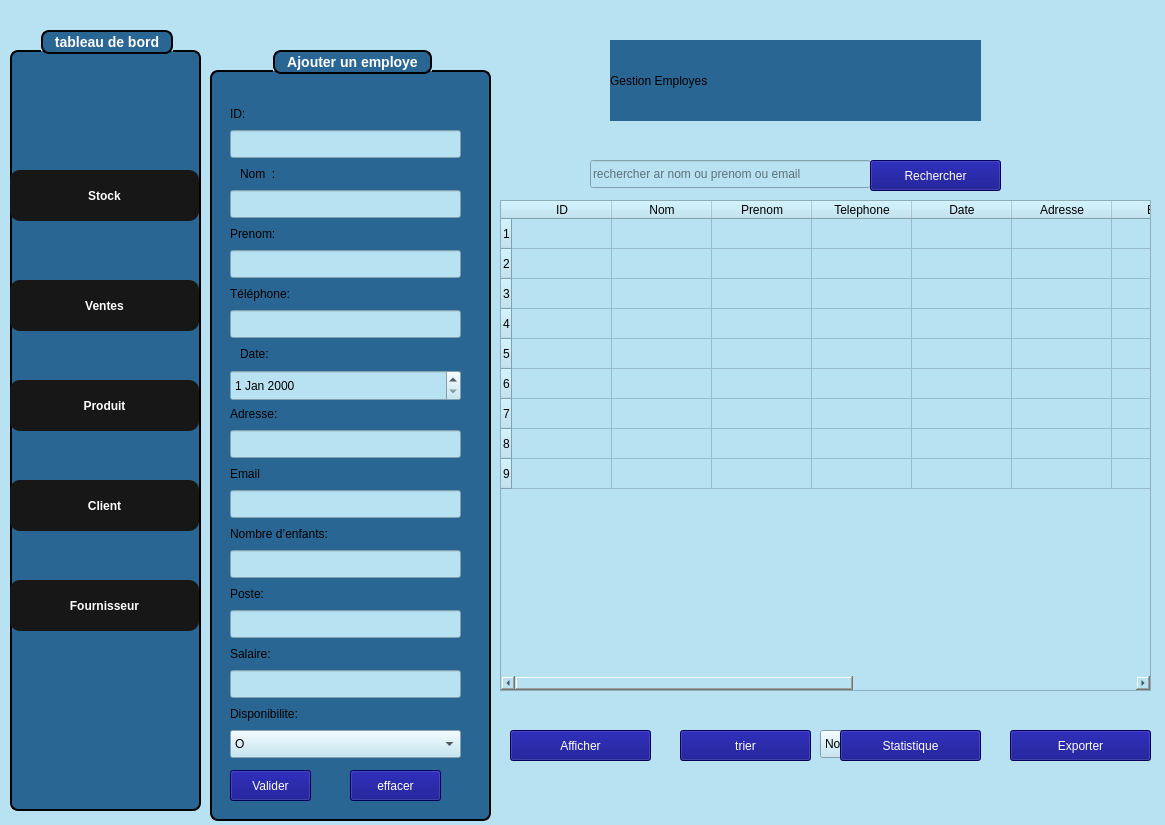
<?xml version="1.0" encoding="UTF-8"?>
<ui version="4.0">
 <class>gestionemploye00</class>
 <widget class="QWidget" name="gestionemploye00">
  <property name="geometry">
   <rect>
    <x>0</x>
    <y>0</y>
    <width>1165</width>
    <height>825</height>
   </rect>
  </property>
  <property name="windowTitle">
   <string>gestionemploye00</string>
  </property>
  <property name="styleSheet">
   <string notr="true">background-color: rgb(184, 226, 242);</string>
  </property>
  <widget class="QLabel" name="label_11">
   <property name="geometry">
    <rect>
     <x>610</x>
     <y>40</y>
     <width>371</width>
     <height>81</height>
    </rect>
   </property>
   <property name="styleSheet">
    <string notr="true">background-color: rgb(41, 102, 148);
font: 28pt &quot;Segoe MDL2 Assets&quot;;
</string>
   </property>
   <property name="text">
    <string>Gestion Employes</string>
   </property>
  </widget>
  <widget class="QLabel" name="logoLabel">
   <property name="geometry">
    <rect>
     <x>1050</x>
     <y>20</y>
     <width>80</width>
     <height>80</height>
    </rect>
   </property>
   <property name="minimumSize">
    <size>
     <width>60</width>
     <height>60</height>
    </size>
   </property>
   <property name="maximumSize">
    <size>
     <width>80</width>
     <height>80</height>
    </size>
   </property>
   <property name="text">
    <string/>
   </property>
   <property name="pixmap">
    <pixmap resource="resources.qrc">:/images/logof.jpg</pixmap>
   </property>
   <property name="scaledContents">
    <bool>true</bool>
   </property>
   <property name="alignment">
    <set>Qt::AlignmentFlag::AlignCenter</set>
   </property>
  </widget>
  <widget class="QLineEdit" name="lineEdit_12">
   <property name="geometry">
    <rect>
     <x>590</x>
     <y>160</y>
     <width>281</width>
     <height>28</height>
    </rect>
   </property>
   <property name="styleSheet">
    <string notr="true">color: rgb(0, 0, 0);</string>
   </property>
   <property name="text">
    <string/>
   </property>
   <property name="placeholderText">
    <string>rechercher ar nom ou prenom ou email</string>
   </property>
  </widget>
  <widget class="QPushButton" name="pushButton_4">
   <property name="geometry">
    <rect>
     <x>870</x>
     <y>160</y>
     <width>131</width>
     <height>31</height>
    </rect>
   </property>
   <property name="styleSheet">
    <string notr="true">background-color: rgb(0, 0, 127);
color:white;</string>
   </property>
   <property name="text">
    <string>Rechercher</string>
   </property>
  </widget>
  <widget class="QTableWidget" name="tableWidget">
   <property name="geometry">
    <rect>
     <x>500</x>
     <y>200</y>
     <width>651</width>
     <height>491</height>
    </rect>
   </property>
   <property name="styleSheet">
    <string notr="true">color: rgb(0, 0, 0);</string>
   </property>
   <row/>
   <row/>
   <row/>
   <row/>
   <row/>
   <row/>
   <row/>
   <row/>
   <row/>
   <column>
    <property name="text">
     <string>ID</string>
    </property>
   </column>
   <column>
    <property name="text">
     <string>Nom</string>
    </property>
   </column>
   <column>
    <property name="text">
     <string>Prenom</string>
    </property>
   </column>
   <column>
    <property name="text">
     <string>Telephone</string>
    </property>
   </column>
   <column>
    <property name="text">
     <string>Date</string>
    </property>
   </column>
   <column>
    <property name="text">
     <string>Adresse</string>
    </property>
   </column>
   <column>
    <property name="text">
     <string>Email</string>
    </property>
   </column>
   <column>
    <property name="text">
     <string>Nouvelle colonne</string>
    </property>
   </column>
   <column>
    <property name="text">
     <string>Poste</string>
    </property>
   </column>
   <column>
    <property name="text">
     <string>Nouvelle colonne</string>
    </property>
   </column>
   <column>
    <property name="text">
     <string>Disponibilite</string>
    </property>
   </column>
  </widget>
  <widget class="QPushButton" name="pushButton_3">
   <property name="geometry">
    <rect>
     <x>510</x>
     <y>730</y>
     <width>141</width>
     <height>31</height>
    </rect>
   </property>
   <property name="styleSheet">
    <string notr="true">background-color: rgb(0, 0, 127);
color:white;</string>
   </property>
   <property name="text">
    <string>Afficher</string>
   </property>
  </widget>
  <widget class="QPushButton" name="pushButton_5">
   <property name="geometry">
    <rect>
     <x>680</x>
     <y>730</y>
     <width>131</width>
     <height>31</height>
    </rect>
   </property>
   <property name="styleSheet">
    <string notr="true">background-color: rgb(0, 0, 127);
color:white;</string>
   </property>
   <property name="text">
    <string>trier</string>
   </property>
  </widget>
  <widget class="QComboBox" name="comboBox_tri">
   <property name="geometry">
    <rect>
     <x>820</x>
     <y>730</y>
     <width>160</width>
     <height>28</height>
    </rect>
   </property>
   <item>
    <property name="text">
     <string>Nom (A-Z)</string>
    </property>
   </item>
   <item>
    <property name="text">
     <string>Salaire (desc)</string>
    </property>
   </item>
  </widget>
  <widget class="QPushButton" name="pushButton_6">
   <property name="geometry">
    <rect>
     <x>840</x>
     <y>730</y>
     <width>141</width>
     <height>31</height>
    </rect>
   </property>
   <property name="styleSheet">
    <string notr="true">background-color: rgb(0, 0, 127);
color:white;</string>
   </property>
   <property name="text">
    <string>Statistique</string>
   </property>
  </widget>
  <widget class="QPushButton" name="pushButton_10">
   <property name="geometry">
    <rect>
     <x>1010</x>
     <y>730</y>
     <width>141</width>
     <height>31</height>
    </rect>
   </property>
   <property name="styleSheet">
    <string notr="true">background-color: rgb(0, 0, 127);
color:white;</string>
   </property>
   <property name="text">
    <string>Exporter</string>
   </property>
  </widget>
  <widget class="QGroupBox" name="groupBox">
   <property name="geometry">
    <rect>
     <x>210</x>
     <y>50</y>
     <width>281</width>
     <height>771</height>
    </rect>
   </property>
   <property name="styleSheet">
    <string notr="true">QGroupBox {
    background-color: rgb(41, 102, 148);   /* blue background */
    border: 2px solid black;               /* black border, 2px wide */
    border-radius: 8px;                    /* rounded corners */
    margin-top: 20px;                      /* space for the title */
    color: white;                          /* title text color */
    font-weight: bold;
    font-size: 14px;
}

QGroupBox::title {
 border: 2px solid black;               /* black border, 2px wide */
    border-radius: 8px;     
background-color: rgb(41, 102, 148);
    subcontrol-origin: margin;
    subcontrol-position: top center;       /* title centered */
    padding: 2px 10px;
}
</string>
   </property>
   <property name="title">
    <string>Ajouter un employe</string>
   </property>
   <widget class="QLabel" name="label_3">
    <property name="geometry">
     <rect>
      <x>20</x>
      <y>50</y>
      <width>72</width>
      <height>28</height>
     </rect>
    </property>
    <property name="styleSheet">
     <string notr="true">background-color: rgb(41, 102, 148);</string>
    </property>
    <property name="text">
     <string>ID:</string>
    </property>
   </widget>
   <widget class="QLineEdit" name="lineEdit">
    <property name="geometry">
     <rect>
      <x>20</x>
      <y>80</y>
      <width>231</width>
      <height>28</height>
     </rect>
    </property>
   </widget>
   <widget class="QLabel" name="label_4">
    <property name="geometry">
     <rect>
      <x>30</x>
      <y>110</y>
      <width>51</width>
      <height>28</height>
     </rect>
    </property>
    <property name="styleSheet">
     <string notr="true">background-color: rgb(41, 102, 148);</string>
    </property>
    <property name="text">
     <string>Nom  :</string>
    </property>
   </widget>
   <widget class="QLineEdit" name="lineEdit_5">
    <property name="geometry">
     <rect>
      <x>20</x>
      <y>140</y>
      <width>231</width>
      <height>28</height>
     </rect>
    </property>
   </widget>
   <widget class="QLabel" name="label_2">
    <property name="geometry">
     <rect>
      <x>20</x>
      <y>170</y>
      <width>55</width>
      <height>28</height>
     </rect>
    </property>
    <property name="styleSheet">
     <string notr="true">background-color: rgb(41, 102, 148);</string>
    </property>
    <property name="text">
     <string>Prenom:</string>
    </property>
   </widget>
   <widget class="QLineEdit" name="lineEdit_3">
    <property name="geometry">
     <rect>
      <x>20</x>
      <y>200</y>
      <width>231</width>
      <height>28</height>
     </rect>
    </property>
   </widget>
   <widget class="QLabel" name="label">
    <property name="geometry">
     <rect>
      <x>20</x>
      <y>230</y>
      <width>72</width>
      <height>28</height>
     </rect>
    </property>
    <property name="styleSheet">
     <string notr="true">background-color: rgb(41, 102, 148);</string>
    </property>
    <property name="text">
     <string>Téléphone:</string>
    </property>
   </widget>
   <widget class="QDateEdit" name="dateEdit">
    <property name="geometry">
     <rect>
      <x>20</x>
      <y>320</y>
      <width>231</width>
      <height>31</height>
     </rect>
    </property>
    <property name="styleSheet">
     <string notr="true">color: rgb(0, 0, 0);</string>
    </property>
   </widget>
   <widget class="QLineEdit" name="lineEdit_6">
    <property name="geometry">
     <rect>
      <x>20</x>
      <y>260</y>
      <width>231</width>
      <height>28</height>
     </rect>
    </property>
   </widget>
   <widget class="QLabel" name="label_6">
    <property name="geometry">
     <rect>
      <x>30</x>
      <y>290</y>
      <width>41</width>
      <height>28</height>
     </rect>
    </property>
    <property name="styleSheet">
     <string notr="true">background-color: rgb(41, 102, 148);</string>
    </property>
    <property name="text">
     <string>Date:</string>
    </property>
   </widget>
   <widget class="QLabel" name="label_7">
    <property name="geometry">
     <rect>
      <x>20</x>
      <y>350</y>
      <width>55</width>
      <height>28</height>
     </rect>
    </property>
    <property name="styleSheet">
     <string notr="true">background-color: rgb(41, 102, 148);</string>
    </property>
    <property name="text">
     <string>Adresse:</string>
    </property>
   </widget>
   <widget class="QLineEdit" name="lineEdit_7">
    <property name="geometry">
     <rect>
      <x>20</x>
      <y>380</y>
      <width>231</width>
      <height>28</height>
     </rect>
    </property>
   </widget>
   <widget class="QLabel" name="label_5">
    <property name="geometry">
     <rect>
      <x>20</x>
      <y>410</y>
      <width>48</width>
      <height>28</height>
     </rect>
    </property>
    <property name="styleSheet">
     <string notr="true">background-color: rgb(41, 102, 148);</string>
    </property>
    <property name="text">
     <string>Email</string>
    </property>
   </widget>
   <widget class="QLineEdit" name="lineEdit_4">
    <property name="geometry">
     <rect>
      <x>20</x>
      <y>440</y>
      <width>231</width>
      <height>28</height>
     </rect>
    </property>
   </widget>
   <widget class="QLabel" name="label_8">
    <property name="geometry">
     <rect>
      <x>20</x>
      <y>470</y>
      <width>122</width>
      <height>28</height>
     </rect>
    </property>
    <property name="styleSheet">
     <string notr="true">background-color: rgb(41, 102, 148);</string>
    </property>
    <property name="text">
     <string>Nombre d’enfants:</string>
    </property>
   </widget>
   <widget class="QLineEdit" name="lineEdit_8">
    <property name="geometry">
     <rect>
      <x>20</x>
      <y>500</y>
      <width>231</width>
      <height>28</height>
     </rect>
    </property>
   </widget>
   <widget class="QLabel" name="label_9">
    <property name="geometry">
     <rect>
      <x>20</x>
      <y>530</y>
      <width>38</width>
      <height>28</height>
     </rect>
    </property>
    <property name="styleSheet">
     <string notr="true">background-color: rgb(41, 102, 148);</string>
    </property>
    <property name="text">
     <string>Poste:</string>
    </property>
   </widget>
   <widget class="QLineEdit" name="lineEdit_9">
    <property name="geometry">
     <rect>
      <x>20</x>
      <y>560</y>
      <width>231</width>
      <height>28</height>
     </rect>
    </property>
   </widget>
   <widget class="QLabel" name="label_10">
    <property name="geometry">
     <rect>
      <x>20</x>
      <y>590</y>
      <width>48</width>
      <height>28</height>
     </rect>
    </property>
    <property name="styleSheet">
     <string notr="true">background-color: rgb(41, 102, 148);</string>
    </property>
    <property name="text">
     <string>Salaire:</string>
    </property>
   </widget>
   <widget class="QLineEdit" name="lineEdit_10">
    <property name="geometry">
     <rect>
      <x>20</x>
      <y>620</y>
      <width>231</width>
      <height>28</height>
     </rect>
    </property>
   </widget>
   <widget class="QLabel" name="label_12">
    <property name="geometry">
     <rect>
      <x>20</x>
      <y>650</y>
      <width>88</width>
      <height>28</height>
     </rect>
    </property>
    <property name="styleSheet">
     <string notr="true">background-color: rgb(41, 102, 148);</string>
    </property>
    <property name="text">
     <string>Disponibilite:</string>
    </property>
   </widget>
   <widget class="QComboBox" name="comboBox_disponibilite">
    <property name="geometry">
     <rect>
      <x>20</x>
      <y>680</y>
      <width>231</width>
      <height>28</height>
     </rect>
    </property>
    <item>
     <property name="text">
      <string>O</string>
     </property>
    </item>
    <item>
     <property name="text">
      <string>N</string>
     </property>
    </item>
   </widget>
   <widget class="QPushButton" name="pushButton_12">
    <property name="geometry">
     <rect>
      <x>140</x>
      <y>720</y>
      <width>91</width>
      <height>31</height>
     </rect>
    </property>
    <property name="styleSheet">
     <string notr="true">background-color: rgb(0, 0, 127);
color:white;</string>
    </property>
    <property name="text">
     <string>effacer</string>
    </property>
   </widget>
   <widget class="QPushButton" name="pushButton_13">
    <property name="geometry">
     <rect>
      <x>20</x>
      <y>720</y>
      <width>81</width>
      <height>31</height>
     </rect>
    </property>
    <property name="styleSheet">
     <string notr="true">background-color: rgb(0, 0, 127);
color:white;</string>
    </property>
    <property name="text">
     <string>Valider</string>
    </property>
   </widget>
  </widget>
  <widget class="QGroupBox" name="groupBox_2">
   <property name="geometry">
    <rect>
     <x>10</x>
     <y>30</y>
     <width>191</width>
     <height>781</height>
    </rect>
   </property>
   <property name="styleSheet">
    <string notr="true">QGroupBox {
    background-color: rgb(41, 102, 148);   /* blue background */
    border: 2px solid black;               /* black border, 2px wide */
    border-radius: 8px;                    /* rounded corners */
    margin-top: 20px;                      /* space for the title */
    color: white;                          /* title text color */
    font-weight: bold;
    font-size: 14px;
}

QGroupBox::title {
 border: 2px solid black;               /* black border, 2px wide */
    border-radius: 8px;     
background-color: rgb(41, 102, 148);
    subcontrol-origin: margin;
    subcontrol-position: top center;       /* title centered */
    padding: 2px 10px;
}</string>
   </property>
   <property name="title">
    <string>tableau de bord</string>
   </property>
   <widget class="QPushButton" name="pushButton_7">
    <property name="geometry">
     <rect>
      <x>0</x>
      <y>350</y>
      <width>189</width>
      <height>51</height>
     </rect>
    </property>
    <property name="styleSheet">
     <string notr="true">#pushButton_7 {
    font-family: Arial, Helvetica, sans-serif;
    font-weight: bold;
    color: white;
    background-color: #171717;
    padding: 10px 20px;
    border: none;
    border-radius: 10px;
}

#pushButton_7:hover {
    background-color: #0c66ed; /* hover effect */
}

#pushButton_7:pressed {
    background-color: #094bb0; /* pressed effect */
}</string>
    </property>
    <property name="text">
     <string>Produit</string>
    </property>
   </widget>
   <widget class="QPushButton" name="pushButton_8">
    <property name="geometry">
     <rect>
      <x>0</x>
      <y>250</y>
      <width>189</width>
      <height>51</height>
     </rect>
    </property>
    <property name="styleSheet">
     <string notr="true">#pushButton_8 {
    font-family: Arial, Helvetica, sans-serif;
    font-weight: bold;
    color: white;
    background-color: #171717;
    padding: 10px 20px;
    border: none;
    border-radius: 10px;
}

#pushButton_8:hover {
    background-color: #0c66ed; /* hover effect */
}

#pushButton86:pressed {
    background-color: #094bb0; /* pressed effect */
}</string>
    </property>
    <property name="text">
     <string>Ventes</string>
    </property>
   </widget>
   <widget class="QPushButton" name="pushButton_9">
    <property name="geometry">
     <rect>
      <x>0</x>
      <y>450</y>
      <width>189</width>
      <height>51</height>
     </rect>
    </property>
    <property name="styleSheet">
     <string notr="true">#pushButton_9 {
    font-family: Arial, Helvetica, sans-serif;
    font-weight: bold;
    color: white;
    background-color: #171717;
    padding: 10px 20px;
    border: none;
    border-radius: 10px;
}

#pushButton_9:hover {
    background-color: #0c66ed; /* hover effect */
}

#pushButton_9:pressed {
    background-color: #094bb0; /* pressed effect */
}</string>
    </property>
    <property name="text">
     <string>Client</string>
    </property>
   </widget>
   <widget class="QPushButton" name="pushButton_11">
    <property name="geometry">
     <rect>
      <x>0</x>
      <y>550</y>
      <width>189</width>
      <height>51</height>
     </rect>
    </property>
    <property name="styleSheet">
     <string notr="true">#pushButton_11 {
    font-family: Arial, Helvetica, sans-serif;
    font-weight: bold;
    color: white;
    background-color: #171717;
    padding: 10px 20px;
    border: none;
    border-radius: 10px;
}

#pushButton_11:hover {
    background-color: #0c66ed; /* hover effect */
}

#pushButton_11:pressed {
    background-color: #094bb0; /* pressed effect */
}</string>
    </property>
    <property name="text">
     <string>Fournisseur</string>
    </property>
   </widget>
   <widget class="QPushButton" name="pushButton_14">
    <property name="geometry">
     <rect>
      <x>0</x>
      <y>140</y>
      <width>189</width>
      <height>51</height>
     </rect>
    </property>
    <property name="styleSheet">
     <string notr="true">#pushButton_14 {
    font-family: Arial, Helvetica, sans-serif;
    font-weight: bold;
    color: white;
    background-color: #171717;
    padding: 10px 20px;
    border: none;
    border-radius: 10px;
}

#pushButton_14:hover {
    background-color: #0c66ed; /* hover effect */
}

#pushButton14:pressed {
    background-color: #094bb0; /* pressed effect */
}</string>
    </property>
    <property name="text">
     <string>Stock</string>
    </property>
   </widget>
  </widget>
 </widget>
 <resources>
  <include location="resources.qrc"/>
 </resources>
 <connections/>
</ui>
